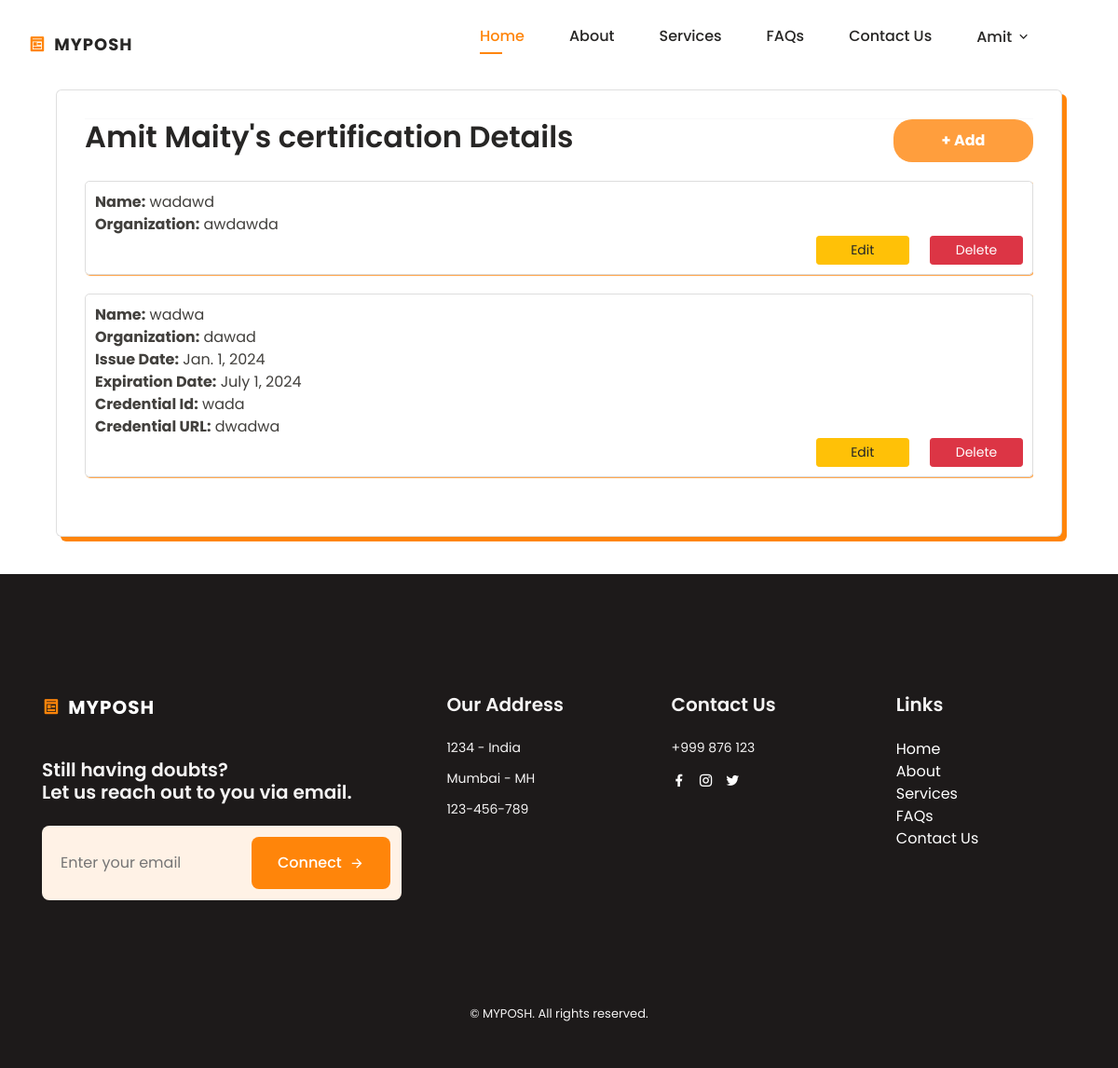
Page /profile/certification/create (signed in) on the committed database.
### posh/models.py (models this page shows)
class PoshUser(AbstractBaseUser, PermissionsMixin):
    username = models.CharField(max_length=100, unique=True, primary_key=True)
    email = models.EmailField(unique=True, blank=False)
    phone = models.CharField(max_length=15, unique=True, blank=False)
    start_date = models.DateTimeField(default=timezone.now)
    is_staff = models.BooleanField(default=False)
    is_active = models.BooleanField(default=False)
    type = models.CharField(max_length=50, blank=False)  # To distinguish between user types
    objects = PoshUserManager()
    USERNAME_FIELD = 'username'
    REQUIRED_FIELDS = ['email', 'phone']

class IndividualUser(PoshUser):
    prefix = models.CharField(max_length=10, blank=False)
    fname = models.CharField(max_length=150, blank=False)
    mname = models.CharField(max_length=150, blank=False)
    lname = models.CharField(max_length=150, blank=False)
    dob = models.DateField(blank=False)
    gender = models.CharField(max_length=10, blank=False)
    occupation = models.CharField(max_length=100, blank=False)
    state = models.CharField(max_length=100, blank=False)
    city = models.CharField(max_length=100, blank=False)
    pincode = models.CharField(max_length=10, blank=False)
    profile_pic = models.ImageField(blank=True, upload_to='users/')
    aadhar = models.CharField(max_length=20, blank=True)
    marital = models.CharField(max_length=10, blank=True)
    description = models.TextField(max_length=500, blank=True)
    current_member = models.CharField(max_length=10, blank=True)
    association = models.CharField(max_length=10, blank=True)
    firm_name = models.CharField(max_length=150, blank=True)
    firm_uid = models.CharField(max_length=15, blank=True)
    is_visible = models.BooleanField(default=False)
    timestamp = models.DateTimeField(auto_now_add=True)
    class Meta:
        verbose_name = 'Individual User'
        verbose_name_plural = 'Individual Users'

class Certification(models.Model):
    user = models.ForeignKey(settings.AUTH_USER_MODEL, on_delete=models.CASCADE, related_name='certification')
    certificationNameInput = models.CharField(max_length=100)
    issuingOrganizationInput = models.CharField(max_length=100)
    issueDate = models.DateField(null=True, blank=True)
    expirationDate = models.DateField(null=True, blank=True)
    credentialIdInput = models.CharField(max_length=20, null=True, blank=True)
    credentialUrlInput = models.CharField(max_length=20, null=True, blank=True)

### posh/views.py (the view, shortened to what this page needs)
# urls.py: path('profile/certification/create', views.certification, name="certification"),
@login_required
def certification(request):
    user = request.user
    user = get_object_or_404(IndividualUser, username = request.user)
    cert_list = user.certification.all()  # Fetch all related education instances
    context = {
        'user': user,
        'cert_list':  cert_list,
    }
    return render(request, 'certifications.html', context)

### posh/templatetags/get_group.py (called while the page is built)
@register.filter(name='has_group')
def has_group(user, group_name):
    return user.groups.filter(name=group_name).exists()

### posh/templates/certifications.html (shortened to what this page needs)
{% extends "base.html" %}
{% load static %}
{% block stylescss %}
<link rel="stylesheet" href="https://stackpath.bootstrapcdn.com/bootstrap/4.5.2/css/bootstrap.min.css">
<link href="https://cdn.jsdelivr.net/npm/bootstrap@4.5.0/dist/css/bootstrap.min.css" rel="stylesheet">
<link rel="stylesheet" href="{% static 'assets/css/list_item.css' %}">
<link rel="stylesheet" href="{% static 'assets/css/profile.css' %}">
<link rel="stylesheet" href="https://cdn.jsdelivr.net/npm/intl-tel-input@19.5.5/build/css/intlTelInput.css">
<link rel="stylesheet" href="https://cdnjs.cloudflare.com/ajax/libs/intl-tel-input/17.0.8/css/intlTelInput.css"/>
{% endblock %}
{% block content %}
<div class="container light-style flex-grow-1 container-p-y">
    <div class="card overflow-hidden" style="min-height: 30rem">
        <div class="row no-gutters row-bordered row-border-light">
            <div class="col-md-12">
                <div class="tab-content">
                    <div class="tab-pane fade active show" id="account-general">
                        <hr class="border-light m-0">
                        <div class="container-certification">
                            <div class="add_certification">
                                <h2>{{ user.fname }} {{ user.lname }}'s certification Details</h2>
                                <button type='button' id="add-certification-btn" data-toggle="modal" data-target="#addCertificationModal">+ Add</button>
                            </div>
                            <div id="certification-section">
                                <ul id="certification-list">
                                    {% if cert_list %}
                                        <ul>
                                            {% for certification in cert_list %}
                                                <li>
                                                    <strong>Name:</strong> {{ certification.certificationNameInput }}<br>
                                                    <strong>Organization:</strong> {{ certification.issuingOrganizationInput }}<br>
                                                    {% if certification.issueDate %}
                                                        <strong>Issue Date:</strong> {{ certification.issueDate }}<br>
                                                    {% endif %}
                                                    {% if certification.expirationDate %}
                                                        <strong>Expiration Date:</strong> {{ certification.expirationDate }}<br>
                                                    {% endif %}
                                                    {% if certification.credentialIdInput %}
                                                        <strong>Credential Id:</strong> {{ certification.credentialIdInput }}<br>
                                                    {% endif %}
                                                    {% if certification.credentialUrlInput %}
                                                        <strong>Credential URL:</strong> {{ certification.credentialUrlInput }}<br>
                                                    {% endif %}
                                                    <div class="buttons">
                                                        <button class="btn btn-warning btn-sm mr-2 edit-button" data-toggle="modal" data-target="#editCertificationModal" data-pk="{{ certification.id }}">Edit</button>
                                                        <a href="{% url 'delete_certification' certification.id %}">
                                                            <button class="btn btn-danger btn-sm delete-button" >Delete</button>
                                                        </a>
                                                    </div>
                                                </li>
                                            {% endfor %}
                                        </ul>
                                    {% else %}
                                        <p>No certification records found.</p>
                                    {% endif %}
                                </ul>
                            </div>
                        </div>
                    </div>
                </div>
            </div>
        </div>
    </div>
</div>
{% endblock %}

### posh/templates/header.html (shortened to what this page needs)
{% load static %}
<!DOCTYPE html>
<html lang="en">
<head>
    <link href="https://cdn.jsdelivr.net/npm/remixicon@4.2.0/fonts/remixicon.css" rel="stylesheet"/>
    <link rel="stylesheet" href="https://stackpath.bootstrapcdn.com/bootstrap/4.5.2/css/bootstrap.min.css">
    <link href="https://cdn.jsdelivr.net/npm/bootstrap@4.5.0/dist/css/bootstrap.min.css" rel="stylesheet">
    <link rel="stylesheet" href="{% static 'assets/css/main.css' %}">
    <link rel="stylesheet" href="{% static 'assets/css/profile.css' %}">
</head>
<body>
    <header class="header" id="header">
        <nav class="nav container">
            <a href="{% url 'home' %}" class="nav__logo">
                <i class="ri-pages-line nav__logo-icon"></i>MYPOSH
            </a>
            <div class="nav__menu" id="nav-menu">
                <ul class="nav__list">
                    <li class="nav__item">
                        <a href="{% url 'home' %}#home" class="nav__link active-link">Home</a>
                    </li>
                    <li class="nav__item">
                        <a href="{% url 'home' %}#about" class="nav__link">About</a>
                    </li>
                    <li class="nav__item">
                        <a href="{% url 'home' %}#services" class="nav__link">Services</a>
                    </li>
                    <li class="nav__item">
                        <a href="{% url 'home' %}#faqs" class="nav__link">FAQs</a>
                    </li>
                    <li class="nav__item">
                        <a href="{% url 'home' %}#contact" class="nav__link">Contact Us</a>
                    </li>
                    {% if request.user.is_authenticated %}
                        {% load get_group %}
                        {% if request.user|has_group:"IND" %}
                            <li class="nav__item dropdown__item">
                                <div class="nav__link">
                                    {{request.user.individualuser.fname}}
                                    <i class="ri-arrow-down-s-line dropdown__arrow-down"></i>
                                </div>
                                {% endif %}
                {% endif %}
            </div>
        </nav>
    </header>

### static/assets/css/main.css (style rules this page uses)
:root { --header-height: 3.5rem; --first-color: hsl(30, 100%, 52%); --first-color-alt: hsl(29, 54%, 73%); --first-color-light: hsl(30, 100%, 85%); --first-color-lighten: hsl(30, 100%, 95%); --title-color: hsl(30, 3%, 15%); --text-color: hsl(30, 4%, 25%); --text-color-light: hsl(30, 4%, 45%); --body-color: hsl(30, 0%, 100%);; --container-color: #FFF; --background-footer-color: rgb(29, 26, 26); --footer-text-color: rgb(245, 244, 244); --body-font: 'Poppins', sans-serif; --big-font-size: 2rem; --h1-font-size: 1.5rem; --h2-font-size: 1.25rem; --h3-font-size: 1rem; --normal-font-size: .938rem; --small-font-size: .813rem; --smaller-font-size: .75rem; --font-medium: 500; --font-semi-bold: 600; --mb-0-5: .5rem; --mb-0-75: .75rem; --mb-1: 1rem; --mb-1-5: 1.5rem; --mb-2: 2rem; --mb-2-5: 2.5rem; --z-tooptip: 10; --z-fixed: 100; }
@media screen and (min-width: 1000px) { :root { --big-font-size: 3.5rem; --h1-font-size: 2.25rem; --h2-font-size: 1.5rem; --h3-font-size: 1.25rem; --normal-font-size: 1rem; --small-font-size: .875rem; --smaller-font-size: .813rem; } }
* { box-sizing: border-box; padding: 0; margin: 0; text-decoration: none !important; }
html { scroll-behavior: smooth; }
body, button, input, textarea { font-family: var(--body-font); font-size: var(--normal-font-size); }
body { margin: var(--header-height) 0 0 0; background-color: var(--body-color); color: var(--text-color); transition: .4s; }
button { cursor: pointer; border: none; outline: none; }
h1, h2, h3 { color: var(--title-color); font-weight: var(--font-semi-bold); }
ul { list-style: none; }
a { max-width: 100%; height: auto; }
.container { max-width: 968px; margin-left: var(--mb-1-5); margin-right: var(--mb-1-5); }
.header { width: 100%; background-color: var(--body-color); position: fixed; top: 0; left: 0; z-index: var(--z-fixed); transition: .4s; }
.nav { height: var(--header-height); display: flex; justify-content: space-between; align-items: center; }
.nav__logo, .nav__toggle, .nav__close { color: var(--title-color); }
.nav__logo { text-transform: uppercase; font-weight: 700; letter-spacing: 1px; display: inline-flex; align-items: center; column-gap: .5rem; transition: .3s; }
.nav__logo-icon { font-size: 1.15rem; color: var(--first-color); }
.nav__list { display: flex; flex-direction: column; row-gap: 1.5rem; }
.nav__link { color: var(--title-color); font-weight: var(--font-medium); transition: .3s; }
.active-link { position: relative; color: var(--first-color); }
.active-link::after { content: ''; position: absolute; bottom: -.5rem; left: 0; width: 50%; height: 2px; background-color: var(--first-color); }
@media screen and (min-width: 767px) { body { margin: 0; } }
@media screen and (min-width: 767px) { .nav { height: calc(var(--header-height) + 1.5rem); column-gap: 3rem; } }
@media screen and (min-width: 767px) { .nav__list { flex-direction: row; column-gap: 3rem; } }
@media screen and (min-width: 767px) { .nav__menu { margin-left: auto; margin-top: 15px; } }
@media screen and (min-width: 767px) { .dropdown__item, .dropdown__subitem { position: relative; } }
@media screen and (min-width:992px) { .container { margin-left: auto; margin-right: auto; } }
@media screen and (min-width:992px) { .nav__logo { margin-top: 15px; font-size: large; } }
@media screen and (min-width:992px) { .dropdown__item, .dropdown__subitem { position: relative; } }
@media screen and (min-width:1200px) { .nav__logo { margin-top: 15px; font-size: large; } }
@media screen and (min-width:1200px) { .dropdown__item, .dropdown__subitem { position: relative; } }
.dropdown__item { cursor: pointer; }
.dropdown__arrow-down { font-weight: initial; transition: transform .4s; }

### static/assets/css/list_item.css (style rules this page uses)
button { padding: 8px; background-color: hsl(30, 100%, 62%); color: #fff; width: 150px; font-size: large; font-weight: bolder; border-radius: 20px; border: none; cursor: pointer; }
.add_education, .add_service, .add_certification, .add_experience { display: flex; flex-direction: row; justify-content: space-between; }
#education-list li, #certification-list li, #skills-list li, #experience-list li { border: 1px solid #ddd; padding: 10px; margin-bottom: 15px; border-radius: 5px; margin-top: 20px; box-shadow: 1px 1px 1px hsl(30, 100%, 62%);; }
button.btn.btn-danger.btn-sm, button.btn.btn-warning.btn-sm.mr-2 { width: 100px; margin-left: 5px; }

### posh/templates/certifications.html (style rules this page uses)
.buttons { text-align: right; margin-left: 20px; }
.buttons form, .buttons a { display: inline-block; margin-left: 5px; }
.buttons button { margin-left: 5px; }

### rows in the picture
PoshUser: user.individualuser.fname "Amit"
IndividualUser: fname "Amit", lname "Maity"
Certification: certificationNameInput "wadawd", issuingOrganizationInput "awdawda"
Certification: certificationNameInput "wadwa", issuingOrganizationInput "dawad", issueDate "Jan. 1, 2024", expirationDate "July 1, 2024", credentialIdInput "wada", credentialUrlInput "dwadwa"
